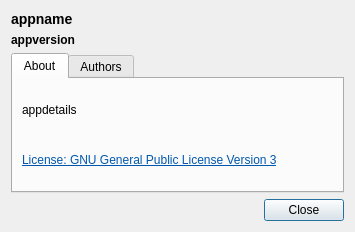
<?xml version="1.0" encoding="UTF-8"?>
<ui version="4.0">
 <class>AboutDialog</class>
 <widget class="QDialog" name="AboutDialog">
  <property name="geometry">
   <rect>
    <x>0</x>
    <y>0</y>
    <width>355</width>
    <height>232</height>
   </rect>
  </property>
  <layout class="QGridLayout" name="gridLayout">
   <item row="2" column="0" colspan="2">
    <widget class="QTabWidget" name="tabWidget">
     <property name="currentIndex">
      <number>0</number>
     </property>
     <widget class="QWidget" name="tab_about">
      <attribute name="title">
       <string>About</string>
      </attribute>
      <layout class="QGridLayout" name="gridAboutTab">
       <item row="0" column="0">
        <widget class="QLabel" name="appdetails">
         <property name="text">
          <string>appdetails</string>
         </property>
        </widget>
       </item>
       <item row="1" column="0">
        <widget class="QLabel" name="license">
         <property name="text">
          <string>&lt;html&gt;&lt;head/&gt;&lt;body&gt;&lt;p&gt;&lt;a href=&quot;http://www.gnu.org/licenses/gpl-3.0.html&quot;&gt;&lt;span style=&quot; text-decoration: underline; color:#0057ae;&quot;&gt;License: GNU General Public License Version 3&lt;/span&gt;&lt;/a&gt;&lt;/p&gt;&lt;/body&gt;&lt;/html&gt;</string>
         </property>
         <property name="openExternalLinks">
          <bool>true</bool>
         </property>
        </widget>
       </item>
      </layout>
     </widget>
     <widget class="QWidget" name="tab_author">
      <attribute name="title">
       <string>Authors</string>
      </attribute>
      <layout class="QGridLayout" name="gridAboutAuthors">
       <item row="0" column="0">
        <widget class="QTextBrowser" name="authors">
         <property name="html">
          <string>&lt;!DOCTYPE HTML PUBLIC &quot;-//W3C//DTD HTML 4.0//EN&quot; &quot;http://www.w3.org/TR/REC-html40/strict.dtd&quot;&gt;
&lt;html&gt;&lt;head&gt;&lt;meta name=&quot;qrichtext&quot; content=&quot;1&quot; /&gt;&lt;style type=&quot;text/css&quot;&gt;
p, li { white-space: pre-wrap; }
&lt;/style&gt;&lt;/head&gt;&lt;body style=&quot; font-family:'SolaimanLipi'; font-size:11pt; font-weight:400; font-style:normal;&quot;&gt;
&lt;p style=&quot; margin-top:0px; margin-bottom:0px; margin-left:0px; margin-right:0px; -qt-block-indent:0; text-indent:0px;&quot;&gt;&lt;span style=&quot; font-weight:600;&quot;&gt;Muhammad Minhazul Haque&lt;/span&gt;&lt;/p&gt;
&lt;p style=&quot; margin-top:0px; margin-bottom:0px; margin-left:0px; margin-right:0px; -qt-block-indent:0; text-indent:0px;&quot;&gt;&lt;span style=&quot; font-style:italic;&quot;&gt;contact@minhazulhaque.com&lt;/span&gt;&lt;/p&gt;
&lt;p style=&quot; margin-top:0px; margin-bottom:0px; margin-left:0px; margin-right:0px; -qt-block-indent:0; text-indent:0px;&quot;&gt;&lt;a href=&quot;http://minhazulhaque.com&quot;&gt;&lt;span style=&quot; text-decoration: underline; color:#0000ff;&quot;&gt;http://minhazulhaque.com&lt;/span&gt;&lt;/a&gt;&lt;/p&gt;&lt;/body&gt;&lt;/html&gt;</string>
         </property>
        </widget>
       </item>
      </layout>
     </widget>
    </widget>
   </item>
   <item row="3" column="0" colspan="2">
    <widget class="QDialogButtonBox" name="buttons">
     <property name="standardButtons">
      <set>QDialogButtonBox::Close</set>
     </property>
    </widget>
   </item>
   <item row="0" column="0" colspan="2">
    <widget class="QLabel" name="appname">
     <property name="text">
      <string>&lt;html&gt;&lt;head/&gt;&lt;body&gt;&lt;p&gt;&lt;span style=&quot; font-size:large; font-weight:600;&quot;&gt;appname&lt;/span&gt;&lt;/p&gt;&lt;/body&gt;&lt;/html&gt;</string>
     </property>
     <property name="alignment">
      <set>Qt::AlignBottom|Qt::AlignLeading|Qt::AlignLeft</set>
     </property>
    </widget>
   </item>
   <item row="1" column="0" colspan="2">
    <widget class="QLabel" name="appversion">
     <property name="text">
      <string>&lt;html&gt;&lt;head/&gt;&lt;body&gt;&lt;p&gt;&lt;span style=&quot; font-weight:600;&quot;&gt;appversion&lt;/span&gt;&lt;/p&gt;&lt;/body&gt;&lt;/html&gt;</string>
     </property>
     <property name="alignment">
      <set>Qt::AlignLeading|Qt::AlignLeft|Qt::AlignTop</set>
     </property>
    </widget>
   </item>
  </layout>
 </widget>
 <resources/>
 <connections/>
</ui>
